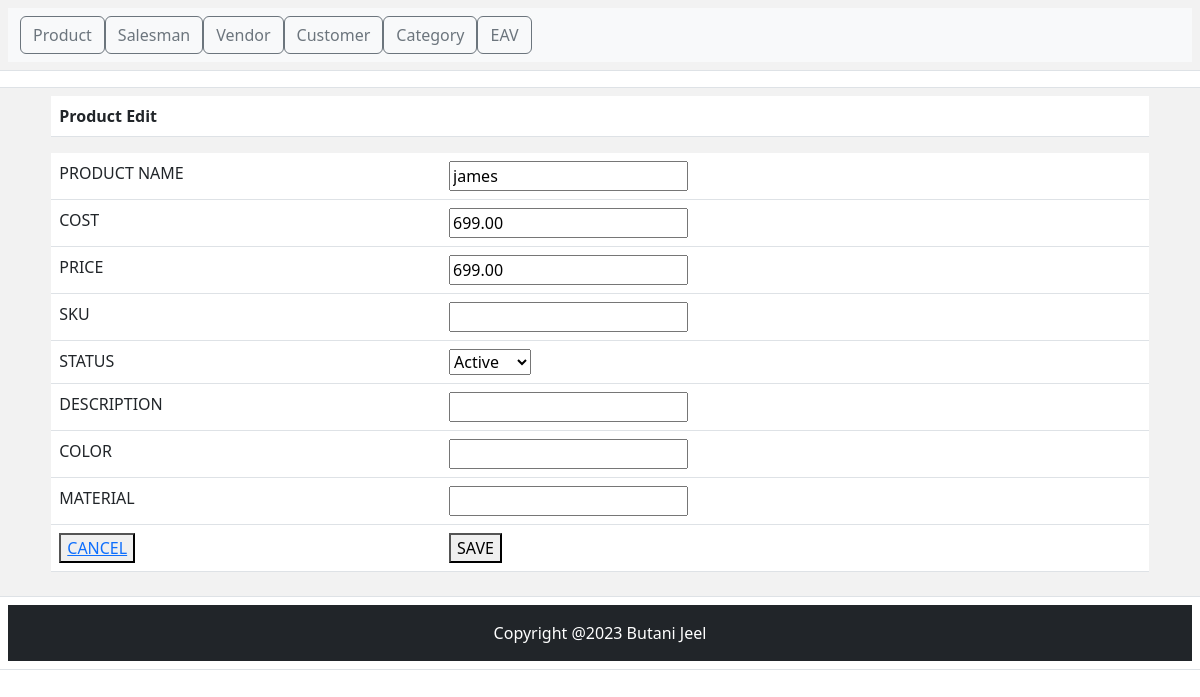
Page /index.php?c=product&a=edit&id=247 on the committed database.
### tables this page shows
CREATE TABLE `product` (
  `product_id` int(11) NOT NULL,
  `name` varchar(255) NOT NULL,
  `sku` varchar(50) NOT NULL,
  `cost` decimal(10,2) NOT NULL,
  `price` decimal(10,2) NOT NULL,
  `quantity` int(5) DEFAULT 100,
  `status` tinyint(4) NOT NULL,
  `created_at` datetime NOT NULL,
  `updated_at` datetime DEFAULT NULL
);

### Block/Core/Template.php (called while the page is built, shortened)
<?php
class Block_Core_Template extends Model_Core_View
{
	protected $children = [];
	public function getChildren()
	{
		return $this->children;
	}
	public function addChild($key,$value)
	{
		$this->children[$key] = $value;
		return $this;
	}
}
?>

### Model/Core/View.php (called while the page is built, shortened)
<?php
class Model_Core_View
{
	protected $template = null;
	protected $data = null;
	public function __get($key)
	{
		return $this->data[$key];
	}
	public function setData($data)
	{
		$this->data = $data;
		return $this;
	}
	public function setTemplate($template)
	{
		$this->template = $template;
		return $this;
	}
	public function getTemplate()
	{
		return $this->template;
	}
	public function render()
	{
		require "View".DS.$this->getTemplate();
	}
}

### Controller/Product.php (called while the page is built, shortened)
<?php
class Controller_Product extends Controller_Core_Action
{
	public function editAction()
	{
		try {
			$productId = (int) Ccc::getModel('Core_Request')->getParams('id');
			$layout = $this->getLayout();
			$product = Ccc::getModel('Product')->load($productId);
			$edit = $layout->createBlock('Product_Edit')->setData(['product'=>$product]);
			$layout->getChild('content')->addChild('edit',$edit);
			$layout->render();
		} catch (Exception $e) {
			$this->getMessage()->addMessage('Product not edited.',Model_Core_Message :: FAILURE);
		}
	}
}

### index.php (called while the page is built, shortened)
<?php
class Ccc
{
	public static function init()
	{
		$front = new Controller_Core_Front();
		$front->init();
	}
}
Ccc::init();

### Model/Core/Table.php (called while the page is built, shortened)
<?php
class Model_Core_Table
{
	protected $data = [];
	protected $resource = null;
	public function getResourceName()
	{
		return $this->getResource()->getResourceName();
	}
	public function getPrimaryKey()
	{
		return $this->getResource()->getPrimaryKey();
	}
	public function setResource($resource)
	{
		$this->resource = $resource;
		return $this;
	}
	public function getResource()
	{
		if ($this->resource) {
			return $this->resource;
		}
		$resource = new ($this->resourceClass)();
		return $resource;
	}
	public function __get($key)
	{
		if (array_key_exists($key, $this->data)) {
			return $this->data[$key];
		}
		return null;
	}
	public function load($id,$column = null)
	{
		if (!$column) {
			$column = $this->getPrimaryKey();
		}
		$query = "SELECT * FROM `{$this->getResourceName()}` WHERE `{$column}` = {$id}";
		$result = $this->getResource()->fetchRow($query);
		if ($result) {
			$this->data = $result;
		}
		return $this;
	}
}

### Model/Core/Adapter.php (called while the page is built, shortened)
<?php
class Model_Core_Adapter
{
	public $config = [
		'host' => 'localhost',
		'username' => 'root',
		'password' => '',
		 'dbname' => 'newmvc-jeel-butani',
	];
	protected $connect = null;
	public function connect()
	{
		if ($this->connect != null) {
			return $this->connect;
		}
		else{
			$connect = mysqli_connect(
				$this->config['host'],
				$this->config['username'],
				$this->config['password'],
				$this->config['dbname']
			);
			$this->connect = $connect;
			return $connect;
		}
	}
	public function fetchRow($query)
	{
		$connect = $this->connect();
		$result = mysqli_query($connect,$query);
		if (!$result->num_rows == 0) {
			return $result->fetch_assoc();
		}
		return null;
	}
}
?>

### Model/Core/Table/Resource.php (called while the page is built, shortened)
<?php
class Model_Core_Table_Resource{
	public function getAdapter()
	{
		$adapter = new Model_Core_Adapter();
		return $adapter;
	}
	public function fetchRow($query){
		if ($query) {
		return $this->getAdapter()->fetchRow($query);
		}
		throw new Exception("Error Processing Request", 1);
	}
}
?>

### Model/Product/Resource.php (called while the page is built, shortened)
<?php
class Model_Product_Resource extends Model_Core_Table_Resource
{
	public function getStatusOptions()
	{
	  return [self::STATUS_ACTIVE => self::STATUS_ACTIVE_LBL,
	          self::STATUS_INACTIVE => self::STATUS_INACTIVE_LBL
	  ];
	}
}
?>

### Model/Product.php (called while the page is built, shortened)
<?php
class Model_Product extends Model_Core_Table
{
	public function getStatus()
	{
		if ($this->status) {
			return $this->status;
		}
		return Model_Product_Resource::STATUS_DEFAULT;
	}
}

### view/product/edit.phtml (the view, shortened to what this page needs)
<?php
$product = $this->product;
?>
<!DOCTYPE html>
<html>
<head>
</head>
<body>
	<table class="table">
		<tr>
			<th>Product Edit</th>
		</tr>
	</table>
	<form action="index.php?c=product&a=save&id=<?php echo $product->product_id; ?>" method="POST">
		<table class="table">
			<tr>
				<td>PRODUCT NAME</td>
				<td> <input type="text" name="product[name]" value="<?php echo $product->name ?>">  </td>
			</tr>
			<tr>
				<td>COST</td>
				<td> <input type="text" name="product[cost]" value="<?php echo $product->cost ?>">  </td>
			</tr>
			<tr>
				<td>PRICE</td>
				<td> <input type="text" name="product[price]" value="<?php echo $product->price ?>">  </td>
			</tr>
			<tr>
				<td>SKU</td>
				<td> <input type="text" name="product[SKU]" value="<?php echo $product->SKU ?>">  </td>
			</tr>
			<tr>
				<td>STATUS</td>
				<td>
					<select name="product[status]">
						<?php foreach ($product->getResource()->getStatusOptions() as $key => $value):?>
						<?php $selected = ($key == $product->getstatus()) ? 'selected' : '';?>
						<option value="<?php echo $key ?>"<?php echo $selected; ?>><?php echo $value;?></option>
						<?php endforeach;?>
					</select>
				</td>
			</tr>
			<tr>
				<td>DESCRIPTION</td>
				<td> <input type="text" name="product[description]" value="<?php echo $product->description ?>">  </td>
			</tr>
			<tr>
				<td>COLOR</td>
				<td> <input type="text" name="product[color]" value="<?php echo $product->color ?>">  </td>
			</tr>
			<tr>
				<td>MATERIAL</td>
				<td> <input type="text" name="product[material]" value="<?php echo $product->material ?>">  </td>
			</tr>
			<tr>
				<th> <button> <a href="index.php?c=product&a=grid">CANCEL</a> </button></th>
				<th> <button type="submit"> SAVE </button></th>
			</tr>
		</table>
	</form>
</body>
</html>

### view/html/content.phtml
<?php
$children = $this->getChildren();
foreach ($children as $key => $child) {
	$child->render();
}
?>

### rows in the picture
product: name "james", cost "699.00", price "699.00"

### other values in the picture
form field value "Active"
